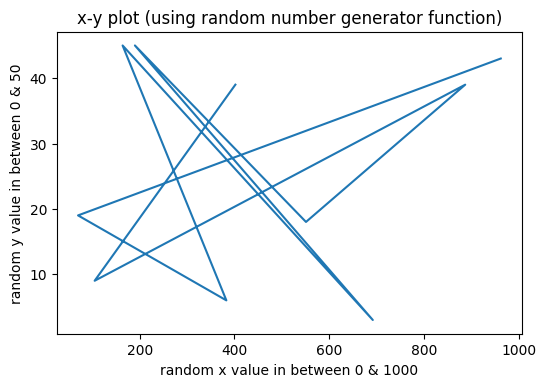

This chart was generated by the following Python code:
#!/usr/bin/env python3
# -*- coding: utf-8 -*-
"""
Task Goals:
1. Generate random x and y arrays
a. X values range is 0-1000
b. Y Values range is 0-50
2.
Using the above example, generate x-y plot similar to the example plot
"""
#importing library in python
import matplotlib.pyplot as plt
import random

#To generate random x and y value and store it into array
x_arr=[]    #for storing x values
y_arr=[]    #for storing y values
for i in range(10):
    x_arr.append(random.randint(0, 1000))
    y_arr.append(random.randint(0, 50))
  
#To generate x-y plot
plt.figure(dpi=100)
plt.plot(x_arr, y_arr)
plt.xlabel("random x value in between 0 & 1000")    #labeling x axis
plt.ylabel("random y value in between 0 & 50")  #labeling y axis
plt.title("x-y plot (using random number generator function)")  #providing a suitable title
